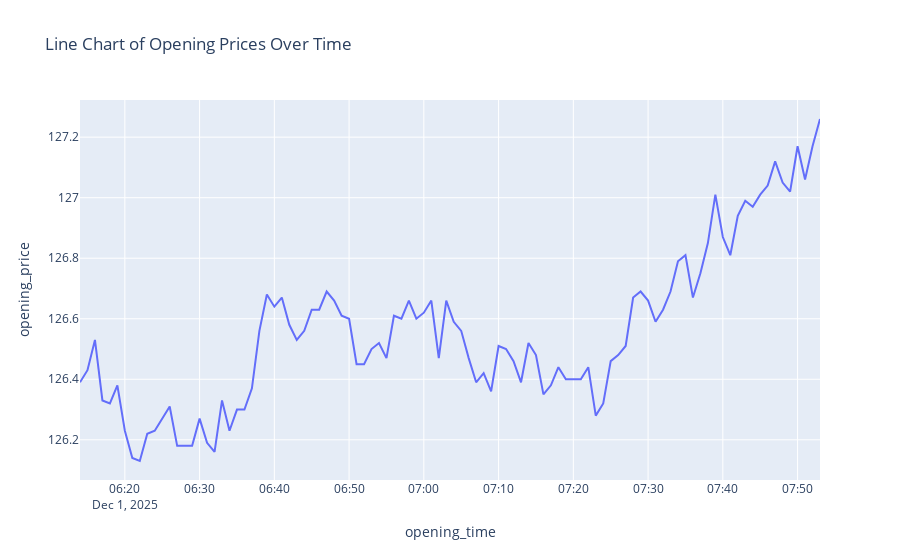

Here is the notebook cell this chart was saved with:
### Markdown cell above
## Using Plotly

### Code cell
# line chart for opening prices
fig = px.line(
    df_open,
    x='opening_time',
    y='opening_price',
    title='Line Chart of Opening Prices Over Time'
)
fig.show()
